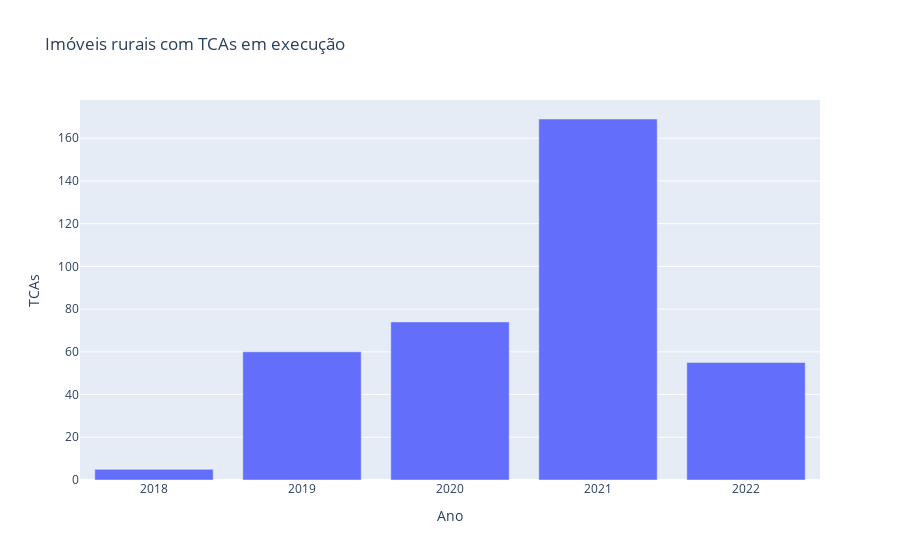

The notebook cell this image was saved under:
### Code cell
#Imóveis rurais com TCAs em execução

import pandas as pd
import plotly.express as px

data_df = pd.read_excel('Dados_TCA-Data.xlsx')

data_TC = data_df['Data_Termo_Compromisso']
data_TC = pd.DataFrame({'Joined date': pd.to_datetime(data_TC)})
data_TC['Joined date']= pd.to_datetime(data_TC['Joined date']) 

data_df['Ano_Termo_Compromisso'] = data_TC['Joined date'].dt.year 
data_df['Mes_Termo_Compromisso'] = data_TC['Joined date'].dt.month 
#display(data_df.head(10))

ano_tca = data_df.groupby(['Ano_Termo_Compromisso']).size()

ano_tca.to_excel (r'C:\Users\letic\Documents\Python Scripts\PRA TCA\Ano_Termo_Comp_TCA.xlsx', index = True, header=True)

ano_tca = pd.read_excel('Ano_Termo_Comp_TCA.xlsx')
ano_tca.set_axis(['Ano_Termo_Compromisso', 'Quant_TCA'], 
              axis='columns', inplace=True)
#display(ano_tca)
#ano_tca({"Ano_Termo_Compromisso":0})


fig = px.bar(ano_tca, x='Ano_Termo_Compromisso', y='Quant_TCA', 
             title = "Imóveis rurais com TCAs em execução")
fig.update_yaxes(title = "TCAs")
fig.update_xaxes(title = "Ano")
fig.show()

### Figure 1 — Plotly figure (JSON) as saved in the notebook; plotly's stock layout.template omitted (floating-point values rounded to 4 significant figures)
{"data": [{"alignmentgroup": "True", "hovertemplate": "Ano_Termo_Compromisso=%{x}<br>Quant_TCA=%{y}<extra></extra>", "legendgroup": "", "marker": {"color": "#636efa", "pattern": {"shape": ""}}, "name": "", "offsetgroup": "", "orientation": "v", "showlegend": false, "textposition": "auto", "type": "bar", "x": [2018, 2019, 2020, 2021, 2022], "xaxis": "x", "y": [5, 60, 74, 169, 55], "yaxis": "y"}], "layout": {"barmode": "relative", "legend": {"tracegroupgap": 0}, "title": {"text": "Imóveis rurais com TCAs em execução"}, "xaxis": {"anchor": "y", "domain": [0, 1], "title": {"text": "Ano"}}, "yaxis": {"anchor": "x", "domain": [0, 1], "title": {"text": "TCAs"}}}}
